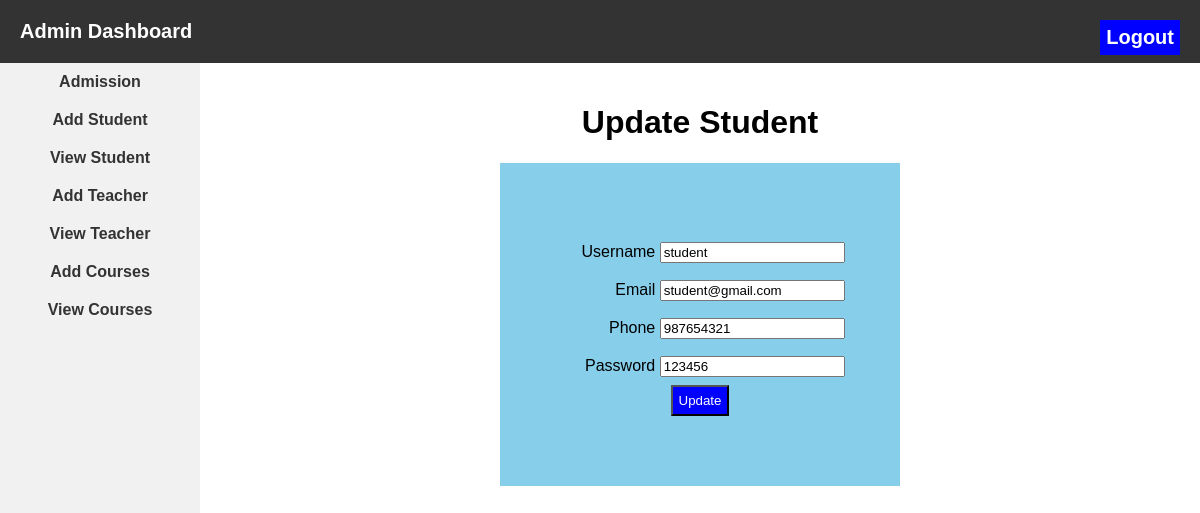
Page /update_student.php?student_id=3 (signed in) on the committed database.
### tables this page shows
CREATE TABLE `user` (
  `id` int(32) NOT NULL,
  `username` varchar(50) DEFAULT NULL,
  `phone` int(20) DEFAULT NULL,
  `email` varchar(50) DEFAULT NULL,
  `usertype` varchar(50) DEFAULT NULL,
  `password` varchar(50) DEFAULT NULL
);

### update_student.php (the view, shortened to what this page needs)
<?php
$host="localhost";
$user="root";
$password="";
$db="smsdb";
$data=mysqli_connect($host,$user,$password,$db);
$id=$_GET['student_id'];
$sql="SELECT * FROM user WHERE id='$id'";
$result=mysqli_query($data,$sql);
$info= $result->fetch_assoc();
?>
<!DOCTYPE html>
<html lang="en">
<head>
    <link rel="stylesheet" href="admin.css">
</head>
<body>
<header class="header">
    <a href="">Admin Dashboard</a>
    <div class="logout">
        <a href="logout.php">Logout</a>
    </div>
</header>
<aside>
<ul>
    <li>
        <a href="admision2.php">Admission</a>
    </li>
    <li>
        <a href="add_student.php">Add Student</a>
    </li>
    <li>
        <a href="view_student.php">View Student</a>
    </li>
    <li>
        <a href="admin_add_teacher.php">Add Teacher</a>
    </li>
    <li>
        <a href="">View Teacher</a>
    </li>
    <li>
        <a href="">Add Courses</a>
    </li>
    <li>
        <a href="">View Courses</a>
    </li>
</ul>
</aside>
<div class="content">
    <center>
    <h1>Update Student</h1>
    <div class="div_deg">
        <form action="#" method="POST">
            <div>
                <label for="">Username</label>
                <input type="text" name="name" value="<?php echo "{$info['username']}" ?>">
            </div>
            <div>
                <label for="">Email</label>
                <input type="email" name="email"  value="<?php echo "{$info['email']}" ?>">
            </div>
            <div>
                <label for="">Phone</label>
                <input type="number" name="phone" value="<?php echo "{$info['phone']}" ?>">
            </div>
            <div>
                <label for="">Password</label>
                <input type="text" name="password" value="<?php echo "{$info['password']}" ?>">
            </div>
            <div>
                <input class="update" type="submit" name="update" value="Update">
            </div>
        </form>
    </div>
    </center>
</div>
</body>

### admin.css (style rules this page uses)
body { margin: 0; padding: 0; font-family: Arial, sans-serif; }
.header { background-color: #333; color: #fff; padding: 20px; }
.header a { color: #fff; text-decoration: none; font-size: 20px; font-weight: bold; }
.logout { float: right; background-color: blue; padding: 6px; }
aside { background-color: #f1f1f1; width: 200px; height: 100vh; float: left; }
ul { list-style-type: none; margin: 0; padding: 0; text-align: center; }
li { padding: 10px; }
li a { text-decoration: none; color: #333; font-weight: bold; }
.content { margin-left: 200px; padding: 20px; }

### update_student.php (style rules this page uses)
label { display: inline-block; width: 100px; text-align: right; padding-top: 10px; padding-bottom: 10px; }
.div_deg { background-color: skyblue; width: 400px; padding-bottom: 70px; padding-top: 70px; }
.update { color: white; float: ; background-color: blue; padding: 6px; text-decoration: none; }

### rows in the picture
user: name "student", email "student@gmail.com", phone "987654321", password "123456"
